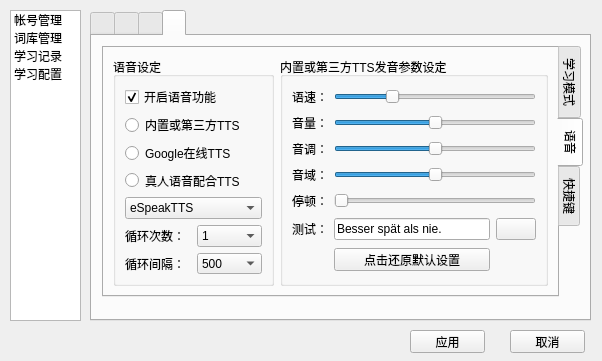
<?xml version="1.0" encoding="UTF-8"?>
<ui version="4.0">
 <class>OptionsDialog</class>
 <widget class="QDialog" name="OptionsDialog">
  <property name="geometry">
   <rect>
    <x>0</x>
    <y>0</y>
    <width>602</width>
    <height>361</height>
   </rect>
  </property>
  <property name="minimumSize">
   <size>
    <width>602</width>
    <height>361</height>
   </size>
  </property>
  <property name="maximumSize">
   <size>
    <width>602</width>
    <height>361</height>
   </size>
  </property>
  <property name="windowTitle">
   <string>    选项    </string>
  </property>
  <property name="windowIcon">
   <iconset resource="rc.qrc">
    <normaloff>:/new/prefix1/rc/actions/gear.png</normaloff>:/new/prefix1/rc/actions/gear.png</iconset>
  </property>
  <widget class="QListWidget" name="listWidget">
   <property name="geometry">
    <rect>
     <x>10</x>
     <y>10</y>
     <width>71</width>
     <height>311</height>
    </rect>
   </property>
   <property name="selectionMode">
    <enum>QAbstractItemView::SingleSelection</enum>
   </property>
   <property name="textElideMode">
    <enum>Qt::ElideMiddle</enum>
   </property>
   <property name="movement">
    <enum>QListView::Static</enum>
   </property>
   <property name="flow">
    <enum>QListView::TopToBottom</enum>
   </property>
   <property name="resizeMode">
    <enum>QListView::Fixed</enum>
   </property>
   <property name="layoutMode">
    <enum>QListView::SinglePass</enum>
   </property>
   <property name="spacing">
    <number>5</number>
   </property>
   <property name="viewMode">
    <enum>QListView::IconMode</enum>
   </property>
   <property name="modelColumn">
    <number>0</number>
   </property>
   <property name="uniformItemSizes">
    <bool>true</bool>
   </property>
   <property name="wordWrap">
    <bool>false</bool>
   </property>
   <item>
    <property name="text">
     <string>帐号管理</string>
    </property>
    <property name="icon">
     <iconset resource="rc.qrc">
      <normaloff>:/new/prefix2/rc/loginuser.png</normaloff>:/new/prefix2/rc/loginuser.png</iconset>
    </property>
   </item>
   <item>
    <property name="text">
     <string>词库管理</string>
    </property>
    <property name="icon">
     <iconset resource="rc.qrc">
      <normaloff>:/new/prefix2/rc/kontact.png</normaloff>:/new/prefix2/rc/kontact.png</iconset>
    </property>
   </item>
   <item>
    <property name="text">
     <string>学习记录</string>
    </property>
    <property name="icon">
     <iconset resource="rc.qrc">
      <normaloff>:/new/prefix1/rc/actions/history.png</normaloff>:/new/prefix1/rc/actions/history.png</iconset>
    </property>
   </item>
   <item>
    <property name="text">
     <string>学习配置</string>
    </property>
    <property name="icon">
     <iconset resource="rc.qrc">
      <normaloff>:/new/prefix1/rc/actions/tool2.png</normaloff>:/new/prefix1/rc/actions/tool2.png</iconset>
    </property>
   </item>
  </widget>
  <widget class="QTabWidget" name="tabWidget">
   <property name="geometry">
    <rect>
     <x>90</x>
     <y>10</y>
     <width>501</width>
     <height>311</height>
    </rect>
   </property>
   <property name="focusPolicy">
    <enum>Qt::NoFocus</enum>
   </property>
   <property name="tabPosition">
    <enum>QTabWidget::North</enum>
   </property>
   <property name="currentIndex">
    <number>3</number>
   </property>
   <property name="iconSize">
    <size>
     <width>32</width>
     <height>32</height>
    </size>
   </property>
   <property name="usesScrollButtons">
    <bool>true</bool>
   </property>
   <property name="documentMode">
    <bool>false</bool>
   </property>
   <property name="tabsClosable">
    <bool>false</bool>
   </property>
   <property name="movable">
    <bool>false</bool>
   </property>
   <widget class="QWidget" name="userTab">
    <attribute name="icon">
     <iconset resource="rc.qrc">
      <normaloff>:/new/prefix2/rc/loginuser.png</normaloff>:/new/prefix2/rc/loginuser.png</iconset>
    </attribute>
    <attribute name="title">
     <string/>
    </attribute>
    <widget class="QLabel" name="CurrUserLabel">
     <property name="geometry">
      <rect>
       <x>30</x>
       <y>30</y>
       <width>54</width>
       <height>21</height>
      </rect>
     </property>
     <property name="text">
      <string>当前用户：</string>
     </property>
    </widget>
    <widget class="QLineEdit" name="userLineEdit">
     <property name="geometry">
      <rect>
       <x>90</x>
       <y>30</y>
       <width>181</width>
       <height>21</height>
      </rect>
     </property>
     <property name="readOnly">
      <bool>true</bool>
     </property>
    </widget>
    <widget class="QPushButton" name="reviseKeyButton">
     <property name="geometry">
      <rect>
       <x>280</x>
       <y>30</y>
       <width>81</width>
       <height>21</height>
      </rect>
     </property>
     <property name="text">
      <string>修改密码</string>
     </property>
     <property name="icon">
      <iconset resource="rc.qrc">
       <normaloff>:/new/prefix1/rc/actions/kgpg_sign_kgpg.png</normaloff>:/new/prefix1/rc/actions/kgpg_sign_kgpg.png</iconset>
     </property>
    </widget>
    <widget class="QCheckBox" name="rememKeyCheckBox">
     <property name="geometry">
      <rect>
       <x>90</x>
       <y>140</y>
       <width>71</width>
       <height>21</height>
      </rect>
     </property>
     <property name="text">
      <string>记住密码</string>
     </property>
    </widget>
    <widget class="QCheckBox" name="autoLoginCheckBox">
     <property name="geometry">
      <rect>
       <x>200</x>
       <y>140</y>
       <width>71</width>
       <height>21</height>
      </rect>
     </property>
     <property name="text">
      <string>自动登录</string>
     </property>
    </widget>
    <widget class="QLabel" name="creatlabel">
     <property name="geometry">
      <rect>
       <x>30</x>
       <y>70</y>
       <width>54</width>
       <height>21</height>
      </rect>
     </property>
     <property name="text">
      <string>建号时间：</string>
     </property>
    </widget>
    <widget class="QLineEdit" name="creatLineEdit">
     <property name="geometry">
      <rect>
       <x>90</x>
       <y>70</y>
       <width>181</width>
       <height>21</height>
      </rect>
     </property>
     <property name="readOnly">
      <bool>true</bool>
     </property>
    </widget>
    <widget class="QLabel" name="lastlabel">
     <property name="geometry">
      <rect>
       <x>30</x>
       <y>110</y>
       <width>54</width>
       <height>21</height>
      </rect>
     </property>
     <property name="text">
      <string>最后登录：</string>
     </property>
    </widget>
    <widget class="QLineEdit" name="lastLineEdit">
     <property name="geometry">
      <rect>
       <x>90</x>
       <y>110</y>
       <width>181</width>
       <height>21</height>
      </rect>
     </property>
     <property name="readOnly">
      <bool>true</bool>
     </property>
    </widget>
    <widget class="QLabel" name="infolabel">
     <property name="geometry">
      <rect>
       <x>30</x>
       <y>170</y>
       <width>331</width>
       <height>31</height>
      </rect>
     </property>
     <property name="text">
      <string/>
     </property>
    </widget>
    <widget class="QPushButton" name="forgetKeyButton">
     <property name="geometry">
      <rect>
       <x>280</x>
       <y>70</y>
       <width>81</width>
       <height>21</height>
      </rect>
     </property>
     <property name="text">
      <string>忘记密码</string>
     </property>
     <property name="icon">
      <iconset resource="rc.qrc">
       <normaloff>:/new/prefix1/rc/actions/kgpg_info_kgpg.png</normaloff>:/new/prefix1/rc/actions/kgpg_info_kgpg.png</iconset>
     </property>
    </widget>
    <widget class="QLabel" name="icolabel">
     <property name="geometry">
      <rect>
       <x>390</x>
       <y>170</y>
       <width>81</width>
       <height>71</height>
      </rect>
     </property>
     <property name="text">
      <string/>
     </property>
     <property name="pixmap">
      <pixmap resource="rc.qrc">:/new/prefix1/rc/actions/user_properties.png</pixmap>
     </property>
     <property name="scaledContents">
      <bool>true</bool>
     </property>
    </widget>
   </widget>
   <widget class="QWidget" name="bookTab">
    <attribute name="icon">
     <iconset resource="rc.qrc">
      <normaloff>:/new/prefix2/rc/kontact.png</normaloff>:/new/prefix2/rc/kontact.png</iconset>
    </attribute>
    <attribute name="title">
     <string/>
    </attribute>
    <widget class="QPushButton" name="addButton">
     <property name="geometry">
      <rect>
       <x>410</x>
       <y>10</y>
       <width>81</width>
       <height>31</height>
      </rect>
     </property>
     <property name="text">
      <string>添加词库</string>
     </property>
     <property name="icon">
      <iconset resource="rc.qrc">
       <normaloff>:/new/prefix1/rc/actions/add.png</normaloff>:/new/prefix1/rc/actions/add.png</iconset>
     </property>
    </widget>
    <widget class="QPushButton" name="removeButton">
     <property name="geometry">
      <rect>
       <x>410</x>
       <y>50</y>
       <width>81</width>
       <height>31</height>
      </rect>
     </property>
     <property name="text">
      <string>移除词库</string>
     </property>
     <property name="icon">
      <iconset resource="rc.qrc">
       <normaloff>:/new/prefix1/rc/actions/remove.png</normaloff>:/new/prefix1/rc/actions/remove.png</iconset>
     </property>
    </widget>
    <widget class="QLabel" name="booklabel">
     <property name="geometry">
      <rect>
       <x>410</x>
       <y>180</y>
       <width>81</width>
       <height>81</height>
      </rect>
     </property>
     <property name="text">
      <string/>
     </property>
     <property name="pixmap">
      <pixmap resource="rc.qrc">:/new/prefix1/rc/actions/sayabout.png</pixmap>
     </property>
     <property name="scaledContents">
      <bool>true</bool>
     </property>
    </widget>
    <widget class="QTableView" name="bookTableView">
     <property name="geometry">
      <rect>
       <x>10</x>
       <y>10</y>
       <width>391</width>
       <height>251</height>
      </rect>
     </property>
     <property name="focusPolicy">
      <enum>Qt::NoFocus</enum>
     </property>
     <property name="editTriggers">
      <set>QAbstractItemView::NoEditTriggers</set>
     </property>
     <property name="alternatingRowColors">
      <bool>true</bool>
     </property>
     <property name="selectionMode">
      <enum>QAbstractItemView::NoSelection</enum>
     </property>
     <property name="selectionBehavior">
      <enum>QAbstractItemView::SelectRows</enum>
     </property>
    </widget>
    <widget class="QWidget" name="widget" native="true">
     <property name="geometry">
      <rect>
       <x>-1</x>
       <y>-1</y>
       <width>501</width>
       <height>271</height>
      </rect>
     </property>
    </widget>
    <zorder>widget</zorder>
    <zorder>addButton</zorder>
    <zorder>removeButton</zorder>
    <zorder>booklabel</zorder>
    <zorder>bookTableView</zorder>
   </widget>
   <widget class="QWidget" name="studyTab">
    <attribute name="icon">
     <iconset resource="rc.qrc">
      <normaloff>:/new/prefix1/rc/actions/history.png</normaloff>:/new/prefix1/rc/actions/history.png</iconset>
    </attribute>
    <attribute name="title">
     <string/>
    </attribute>
    <widget class="QTableView" name="studyRecordTableView">
     <property name="geometry">
      <rect>
       <x>10</x>
       <y>40</y>
       <width>481</width>
       <height>221</height>
      </rect>
     </property>
     <property name="palette">
      <palette>
       <active>
        <colorrole role="Base">
         <brush brushstyle="SolidPattern">
          <color alpha="255">
           <red>255</red>
           <green>255</green>
           <blue>255</blue>
          </color>
         </brush>
        </colorrole>
       </active>
       <inactive>
        <colorrole role="Base">
         <brush brushstyle="SolidPattern">
          <color alpha="255">
           <red>255</red>
           <green>255</green>
           <blue>255</blue>
          </color>
         </brush>
        </colorrole>
       </inactive>
       <disabled>
        <colorrole role="Base">
         <brush brushstyle="SolidPattern">
          <color alpha="255">
           <red>240</red>
           <green>240</green>
           <blue>240</blue>
          </color>
         </brush>
        </colorrole>
       </disabled>
      </palette>
     </property>
     <property name="focusPolicy">
      <enum>Qt::NoFocus</enum>
     </property>
     <property name="alternatingRowColors">
      <bool>true</bool>
     </property>
     <property name="selectionMode">
      <enum>QAbstractItemView::NoSelection</enum>
     </property>
     <property name="selectionBehavior">
      <enum>QAbstractItemView::SelectRows</enum>
     </property>
    </widget>
    <widget class="QLabel" name="label">
     <property name="geometry">
      <rect>
       <x>10</x>
       <y>11</y>
       <width>51</width>
       <height>20</height>
      </rect>
     </property>
     <property name="text">
      <string>学习记录</string>
     </property>
    </widget>
    <widget class="QPushButton" name="deleteRecordButton">
     <property name="geometry">
      <rect>
       <x>420</x>
       <y>10</y>
       <width>71</width>
       <height>21</height>
      </rect>
     </property>
     <property name="text">
      <string>删除</string>
     </property>
     <property name="icon">
      <iconset resource="rc.qrc">
       <normaloff>:/new/prefix1/rc/actions/remove.png</normaloff>:/new/prefix1/rc/actions/remove.png</iconset>
     </property>
    </widget>
    <widget class="QLineEdit" name="SearchLineEdit">
     <property name="geometry">
      <rect>
       <x>90</x>
       <y>10</y>
       <width>231</width>
       <height>21</height>
      </rect>
     </property>
    </widget>
    <widget class="QPushButton" name="ShowAllPushButton">
     <property name="geometry">
      <rect>
       <x>330</x>
       <y>10</y>
       <width>81</width>
       <height>21</height>
      </rect>
     </property>
     <property name="sizePolicy">
      <sizepolicy hsizetype="Minimum" vsizetype="Fixed">
       <horstretch>0</horstretch>
       <verstretch>0</verstretch>
      </sizepolicy>
     </property>
     <property name="text">
      <string>显示全表</string>
     </property>
     <property name="icon">
      <iconset resource="rc.qrc">
       <normaloff>:/new/prefix1/rc/actions/sayabout.png</normaloff>:/new/prefix1/rc/actions/sayabout.png</iconset>
     </property>
    </widget>
   </widget>
   <widget class="QWidget" name="configTab">
    <attribute name="icon">
     <iconset resource="rc.qrc">
      <normaloff>:/new/prefix1/rc/actions/tool2.png</normaloff>:/new/prefix1/rc/actions/tool2.png</iconset>
    </attribute>
    <attribute name="title">
     <string/>
    </attribute>
    <widget class="QTabWidget" name="ConfigTabWidget">
     <property name="geometry">
      <rect>
       <x>10</x>
       <y>10</y>
       <width>481</width>
       <height>251</height>
      </rect>
     </property>
     <property name="focusPolicy">
      <enum>Qt::NoFocus</enum>
     </property>
     <property name="tabPosition">
      <enum>QTabWidget::East</enum>
     </property>
     <property name="tabShape">
      <enum>QTabWidget::Rounded</enum>
     </property>
     <property name="currentIndex">
      <number>1</number>
     </property>
     <property name="iconSize">
      <size>
       <width>19</width>
       <height>24</height>
      </size>
     </property>
     <property name="elideMode">
      <enum>Qt::ElideMiddle</enum>
     </property>
     <widget class="QWidget" name="LearnTab">
      <attribute name="icon">
       <iconset resource="rc.qrc">
        <normaloff>:/new/prefix1/rc/actions/configure_shortcuts.png</normaloff>:/new/prefix1/rc/actions/configure_shortcuts.png</iconset>
      </attribute>
      <attribute name="title">
       <string>学习模式</string>
      </attribute>
      <widget class="QGroupBox" name="LearnMethodGroupBox">
       <property name="geometry">
        <rect>
         <x>20</x>
         <y>20</y>
         <width>131</width>
         <height>211</height>
        </rect>
       </property>
       <property name="title">
        <string>学习方式</string>
       </property>
       <widget class="QComboBox" name="LearnMethodComboBox">
        <property name="geometry">
         <rect>
          <x>10</x>
          <y>80</y>
          <width>91</width>
          <height>22</height>
         </rect>
        </property>
        <property name="currentIndex">
         <number>-1</number>
        </property>
        <item>
         <property name="text">
          <string>出词忆义</string>
         </property>
        </item>
        <item>
         <property name="text">
          <string>出义忆词</string>
         </property>
        </item>
        <item>
         <property name="text">
          <string>听音辨词</string>
         </property>
        </item>
       </widget>
       <widget class="QLabel" name="LearnLabel">
        <property name="geometry">
         <rect>
          <x>10</x>
          <y>50</y>
          <width>81</width>
          <height>16</height>
         </rect>
        </property>
        <property name="text">
         <string>学习方式选择：</string>
        </property>
       </widget>
      </widget>
      <widget class="QGroupBox" name="OutGroupBox">
       <property name="geometry">
        <rect>
         <x>160</x>
         <y>20</y>
         <width>271</width>
         <height>91</height>
        </rect>
       </property>
       <property name="title">
        <string>出词顺序</string>
       </property>
       <widget class="QRadioButton" name="OutOrderlyRadioButton">
        <property name="geometry">
         <rect>
          <x>50</x>
          <y>30</y>
          <width>51</width>
          <height>31</height>
         </rect>
        </property>
        <property name="text">
         <string>顺序</string>
        </property>
       </widget>
       <widget class="QRadioButton" name="OutRandomRadioButton">
        <property name="geometry">
         <rect>
          <x>140</x>
          <y>30</y>
          <width>51</width>
          <height>31</height>
         </rect>
        </property>
        <property name="text">
         <string>随机</string>
        </property>
        <property name="checked">
         <bool>true</bool>
        </property>
       </widget>
      </widget>
      <widget class="QGroupBox" name="ReviewGroupBox">
       <property name="geometry">
        <rect>
         <x>160</x>
         <y>120</y>
         <width>271</width>
         <height>111</height>
        </rect>
       </property>
       <property name="title">
        <string>复习顺序</string>
       </property>
       <widget class="QRadioButton" name="ReviewOrderlyRadioButton">
        <property name="geometry">
         <rect>
          <x>50</x>
          <y>40</y>
          <width>51</width>
          <height>31</height>
         </rect>
        </property>
        <property name="text">
         <string>顺序</string>
        </property>
       </widget>
       <widget class="QRadioButton" name="ReviewRandomRadioButton">
        <property name="geometry">
         <rect>
          <x>140</x>
          <y>40</y>
          <width>51</width>
          <height>31</height>
         </rect>
        </property>
        <property name="text">
         <string>随机</string>
        </property>
        <property name="checked">
         <bool>true</bool>
        </property>
       </widget>
      </widget>
     </widget>
     <widget class="QWidget" name="SoundTab">
      <attribute name="icon">
       <iconset resource="rc.qrc">
        <normaloff>:/new/prefix1/rc/actions/speaker.png</normaloff>:/new/prefix1/rc/actions/speaker.png</iconset>
      </attribute>
      <attribute name="title">
       <string>语音</string>
      </attribute>
      <layout class="QGridLayout" name="gridLayout_3" columnstretch="3,5">
       <item row="0" column="1">
        <widget class="QGroupBox" name="SoundParameterGroupBox">
         <property name="title">
          <string>内置或第三方TTS发音参数设定</string>
         </property>
         <layout class="QGridLayout" name="gridLayout_2">
          <property name="sizeConstraint">
           <enum>QLayout::SetDefaultConstraint</enum>
          </property>
          <item row="0" column="0">
           <widget class="QLabel" name="SoundSpeedLabel">
            <property name="text">
             <string>语速：</string>
            </property>
           </widget>
          </item>
          <item row="0" column="1" colspan="2">
           <widget class="QSlider" name="SSpeedSlider">
            <property name="minimum">
             <number>80</number>
            </property>
            <property name="maximum">
             <number>450</number>
            </property>
            <property name="value">
             <number>180</number>
            </property>
            <property name="orientation">
             <enum>Qt::Horizontal</enum>
            </property>
            <property name="invertedAppearance">
             <bool>false</bool>
            </property>
            <property name="invertedControls">
             <bool>false</bool>
            </property>
            <property name="tickPosition">
             <enum>QSlider::NoTicks</enum>
            </property>
           </widget>
          </item>
          <item row="1" column="0">
           <widget class="QLabel" name="SVolumeLabel">
            <property name="frameShape">
             <enum>QFrame::NoFrame</enum>
            </property>
            <property name="text">
             <string>音量：</string>
            </property>
           </widget>
          </item>
          <item row="1" column="1" colspan="2">
           <widget class="QSlider" name="SVolumeSlider">
            <property name="maximum">
             <number>200</number>
            </property>
            <property name="value">
             <number>100</number>
            </property>
            <property name="orientation">
             <enum>Qt::Horizontal</enum>
            </property>
            <property name="tickPosition">
             <enum>QSlider::NoTicks</enum>
            </property>
            <property name="tickInterval">
             <number>0</number>
            </property>
           </widget>
          </item>
          <item row="2" column="0">
           <widget class="QLabel" name="SPitchLabel">
            <property name="text">
             <string>音调：</string>
            </property>
           </widget>
          </item>
          <item row="2" column="1" colspan="2">
           <widget class="QSlider" name="SPitchSlider">
            <property name="maximum">
             <number>100</number>
            </property>
            <property name="value">
             <number>50</number>
            </property>
            <property name="orientation">
             <enum>Qt::Horizontal</enum>
            </property>
            <property name="tickPosition">
             <enum>QSlider::NoTicks</enum>
            </property>
           </widget>
          </item>
          <item row="4" column="0">
           <widget class="QLabel" name="GapLabel">
            <property name="text">
             <string>停顿：</string>
            </property>
           </widget>
          </item>
          <item row="4" column="1" colspan="2">
           <widget class="QSlider" name="GapSlider">
            <property name="minimum">
             <number>1</number>
            </property>
            <property name="maximum">
             <number>100</number>
            </property>
            <property name="value">
             <number>1</number>
            </property>
            <property name="orientation">
             <enum>Qt::Horizontal</enum>
            </property>
            <property name="tickPosition">
             <enum>QSlider::NoTicks</enum>
            </property>
           </widget>
          </item>
          <item row="5" column="0">
           <widget class="QLabel" name="TestSoundLabel">
            <property name="text">
             <string>测试：</string>
            </property>
           </widget>
          </item>
          <item row="5" column="1">
           <widget class="QLineEdit" name="TestSoundLineEdit">
            <property name="text">
             <string>Besser spät als nie.</string>
            </property>
           </widget>
          </item>
          <item row="5" column="2">
           <widget class="QPushButton" name="TestSondButton">
            <property name="focusPolicy">
             <enum>Qt::NoFocus</enum>
            </property>
            <property name="text">
             <string/>
            </property>
            <property name="icon">
             <iconset resource="rc.qrc">
              <normaloff>:/new/prefix1/rc/actions/start.png</normaloff>:/new/prefix1/rc/actions/start.png</iconset>
            </property>
           </widget>
          </item>
          <item row="3" column="0">
           <widget class="QLabel" name="PRangeLabel">
            <property name="text">
             <string>音域：</string>
            </property>
           </widget>
          </item>
          <item row="3" column="1" colspan="2">
           <widget class="QSlider" name="PRangeSlider">
            <property name="maximum">
             <number>100</number>
            </property>
            <property name="value">
             <number>50</number>
            </property>
            <property name="orientation">
             <enum>Qt::Horizontal</enum>
            </property>
            <property name="tickPosition">
             <enum>QSlider::NoTicks</enum>
            </property>
           </widget>
          </item>
          <item row="6" column="1">
           <widget class="QPushButton" name="BackToSysButton">
            <property name="sizePolicy">
             <sizepolicy hsizetype="Minimum" vsizetype="Fixed">
              <horstretch>0</horstretch>
              <verstretch>0</verstretch>
             </sizepolicy>
            </property>
            <property name="maximumSize">
             <size>
              <width>200</width>
              <height>23</height>
             </size>
            </property>
            <property name="font">
             <font>
              <family>ADMUI3Lg</family>
              <underline>false</underline>
             </font>
            </property>
            <property name="text">
             <string>点击还原默认设置</string>
            </property>
            <property name="default">
             <bool>false</bool>
            </property>
            <property name="flat">
             <bool>false</bool>
            </property>
           </widget>
          </item>
         </layout>
        </widget>
       </item>
       <item row="0" column="0">
        <widget class="QGroupBox" name="CircleGroupBox">
         <property name="title">
          <string>语音设定</string>
         </property>
         <property name="flat">
          <bool>false</bool>
         </property>
         <layout class="QGridLayout" name="gridLayout">
          <item row="0" column="0" colspan="2">
           <widget class="QCheckBox" name="SoundCheckBox">
            <property name="text">
             <string>开启语音功能</string>
            </property>
            <property name="checked">
             <bool>true</bool>
            </property>
           </widget>
          </item>
          <item row="1" column="0" colspan="2">
           <widget class="QRadioButton" name="TTSRadioButton">
            <property name="text">
             <string>内置或第三方TTS</string>
            </property>
           </widget>
          </item>
          <item row="2" column="0" colspan="2">
           <widget class="QRadioButton" name="OnlineRadioButton">
            <property name="text">
             <string>Google在线TTS</string>
            </property>
           </widget>
          </item>
          <item row="3" column="0" colspan="2">
           <widget class="QRadioButton" name="Real_TTSRadioButton">
            <property name="text">
             <string>真人语音配合TTS</string>
            </property>
            <property name="checkable">
             <bool>true</bool>
            </property>
           </widget>
          </item>
          <item row="5" column="0">
           <widget class="QLabel" name="TimeLabel">
            <property name="text">
             <string>循环次数：</string>
            </property>
           </widget>
          </item>
          <item row="5" column="1">
           <widget class="QComboBox" name="TimeComboBox">
            <property name="currentIndex">
             <number>0</number>
            </property>
            <item>
             <property name="text">
              <string>1</string>
             </property>
            </item>
            <item>
             <property name="text">
              <string>2</string>
             </property>
            </item>
            <item>
             <property name="text">
              <string>3</string>
             </property>
            </item>
            <item>
             <property name="text">
              <string>4</string>
             </property>
            </item>
            <item>
             <property name="text">
              <string>5</string>
             </property>
            </item>
           </widget>
          </item>
          <item row="6" column="0">
           <widget class="QLabel" name="IntervalLabel">
            <property name="text">
             <string>循环间隔：</string>
            </property>
           </widget>
          </item>
          <item row="6" column="1">
           <widget class="QComboBox" name="IntervalComboBox">
            <property name="currentIndex">
             <number>0</number>
            </property>
            <item>
             <property name="text">
              <string>500</string>
             </property>
            </item>
            <item>
             <property name="text">
              <string>800</string>
             </property>
            </item>
            <item>
             <property name="text">
              <string>1000</string>
             </property>
            </item>
            <item>
             <property name="text">
              <string>1300</string>
             </property>
            </item>
            <item>
             <property name="text">
              <string>1600</string>
             </property>
            </item>
            <item>
             <property name="text">
              <string>2000</string>
             </property>
            </item>
           </widget>
          </item>
          <item row="4" column="0" colspan="2">
           <widget class="QComboBox" name="TTSComboBox">
            <item>
             <property name="text">
              <string>eSpeakTTS</string>
             </property>
            </item>
           </widget>
          </item>
         </layout>
        </widget>
       </item>
      </layout>
     </widget>
     <widget class="QWidget" name="ShortcutsTab">
      <attribute name="icon">
       <iconset resource="rc.qrc">
        <normaloff>:/new/prefix1/rc/actions/transform_move.png</normaloff>:/new/prefix1/rc/actions/transform_move.png</iconset>
      </attribute>
      <attribute name="title">
       <string>快捷键</string>
      </attribute>
      <widget class="QLabel" name="RememLabel">
       <property name="geometry">
        <rect>
         <x>30</x>
         <y>40</y>
         <width>31</width>
         <height>20</height>
        </rect>
       </property>
       <property name="text">
        <string>记得：</string>
       </property>
      </widget>
      <widget class="QLineEdit" name="RememLineEdit">
       <property name="geometry">
        <rect>
         <x>70</x>
         <y>40</y>
         <width>31</width>
         <height>21</height>
        </rect>
       </property>
       <property name="font">
        <font>
         <family>Arial</family>
         <pointsize>10</pointsize>
         <weight>75</weight>
         <bold>true</bold>
        </font>
       </property>
       <property name="text">
        <string/>
       </property>
      </widget>
      <widget class="QLabel" name="ObscureLabel">
       <property name="geometry">
        <rect>
         <x>180</x>
         <y>40</y>
         <width>31</width>
         <height>20</height>
        </rect>
       </property>
       <property name="text">
        <string>模糊：</string>
       </property>
      </widget>
      <widget class="QLineEdit" name="ObscureLineEdit">
       <property name="geometry">
        <rect>
         <x>220</x>
         <y>40</y>
         <width>31</width>
         <height>20</height>
        </rect>
       </property>
       <property name="font">
        <font>
         <family>Arial</family>
         <pointsize>10</pointsize>
         <weight>75</weight>
         <bold>true</bold>
        </font>
       </property>
       <property name="text">
        <string/>
       </property>
      </widget>
      <widget class="QLabel" name="ForgetLabel">
       <property name="geometry">
        <rect>
         <x>310</x>
         <y>40</y>
         <width>31</width>
         <height>20</height>
        </rect>
       </property>
       <property name="text">
        <string>忘记：</string>
       </property>
      </widget>
      <widget class="QLineEdit" name="ForgetLineEdit">
       <property name="geometry">
        <rect>
         <x>350</x>
         <y>40</y>
         <width>31</width>
         <height>20</height>
        </rect>
       </property>
       <property name="font">
        <font>
         <family>Arial</family>
         <pointsize>10</pointsize>
         <weight>75</weight>
         <bold>true</bold>
        </font>
       </property>
       <property name="text">
        <string/>
       </property>
      </widget>
      <widget class="QLabel" name="RightLabel">
       <property name="geometry">
        <rect>
         <x>30</x>
         <y>101</y>
         <width>31</width>
         <height>20</height>
        </rect>
       </property>
       <property name="text">
        <string>正确：</string>
       </property>
      </widget>
      <widget class="QLineEdit" name="RightLineEdit">
       <property name="geometry">
        <rect>
         <x>70</x>
         <y>100</y>
         <width>31</width>
         <height>20</height>
        </rect>
       </property>
       <property name="font">
        <font>
         <family>Arial</family>
         <pointsize>10</pointsize>
         <weight>75</weight>
         <bold>true</bold>
        </font>
       </property>
       <property name="text">
        <string/>
       </property>
      </widget>
      <widget class="QLabel" name="WrongLabel">
       <property name="geometry">
        <rect>
         <x>180</x>
         <y>101</y>
         <width>31</width>
         <height>20</height>
        </rect>
       </property>
       <property name="text">
        <string>错误：</string>
       </property>
      </widget>
      <widget class="QLineEdit" name="WrongLineEdit">
       <property name="geometry">
        <rect>
         <x>220</x>
         <y>100</y>
         <width>31</width>
         <height>20</height>
        </rect>
       </property>
       <property name="font">
        <font>
         <family>Arial</family>
         <pointsize>10</pointsize>
         <weight>75</weight>
         <bold>true</bold>
        </font>
       </property>
       <property name="text">
        <string/>
       </property>
      </widget>
      <widget class="QLabel" name="SoundLabel">
       <property name="geometry">
        <rect>
         <x>30</x>
         <y>161</y>
         <width>31</width>
         <height>20</height>
        </rect>
       </property>
       <property name="text">
        <string>语音：</string>
       </property>
      </widget>
      <widget class="QLineEdit" name="SoundLineEdit">
       <property name="geometry">
        <rect>
         <x>70</x>
         <y>160</y>
         <width>31</width>
         <height>20</height>
        </rect>
       </property>
       <property name="font">
        <font>
         <family>Arial</family>
         <pointsize>10</pointsize>
         <weight>75</weight>
         <bold>true</bold>
        </font>
       </property>
       <property name="text">
        <string/>
       </property>
      </widget>
      <widget class="QLabel" name="NextLabel">
       <property name="geometry">
        <rect>
         <x>180</x>
         <y>160</y>
         <width>31</width>
         <height>21</height>
        </rect>
       </property>
       <property name="text">
        <string>下个：</string>
       </property>
      </widget>
      <widget class="QLineEdit" name="NextLineEdit">
       <property name="geometry">
        <rect>
         <x>220</x>
         <y>160</y>
         <width>31</width>
         <height>20</height>
        </rect>
       </property>
       <property name="font">
        <font>
         <family>Arial</family>
         <pointsize>10</pointsize>
         <weight>75</weight>
         <bold>true</bold>
        </font>
       </property>
       <property name="text">
        <string/>
       </property>
      </widget>
      <widget class="QLabel" name="ConfigLabel">
       <property name="geometry">
        <rect>
         <x>310</x>
         <y>160</y>
         <width>31</width>
         <height>21</height>
        </rect>
       </property>
       <property name="text">
        <string>配置：</string>
       </property>
      </widget>
      <widget class="QLineEdit" name="ConfigLineEdit">
       <property name="geometry">
        <rect>
         <x>350</x>
         <y>160</y>
         <width>31</width>
         <height>20</height>
        </rect>
       </property>
       <property name="font">
        <font>
         <family>Arial</family>
         <pointsize>10</pointsize>
         <weight>75</weight>
         <bold>true</bold>
        </font>
       </property>
       <property name="text">
        <string/>
       </property>
      </widget>
      <widget class="QLabel" name="EditWordLabel">
       <property name="geometry">
        <rect>
         <x>310</x>
         <y>101</y>
         <width>31</width>
         <height>20</height>
        </rect>
       </property>
       <property name="text">
        <string>编辑：</string>
       </property>
      </widget>
      <widget class="QLineEdit" name="EditWordLineEdit">
       <property name="geometry">
        <rect>
         <x>350</x>
         <y>100</y>
         <width>31</width>
         <height>20</height>
        </rect>
       </property>
       <property name="font">
        <font>
         <family>Arial</family>
         <pointsize>10</pointsize>
         <weight>75</weight>
         <bold>true</bold>
        </font>
       </property>
      </widget>
     </widget>
    </widget>
   </widget>
  </widget>
  <widget class="QPushButton" name="quitButton">
   <property name="geometry">
    <rect>
     <x>510</x>
     <y>330</y>
     <width>75</width>
     <height>23</height>
    </rect>
   </property>
   <property name="text">
    <string>取消</string>
   </property>
   <property name="icon">
    <iconset resource="rc.qrc">
     <normaloff>:/new/prefix1/rc/actions/editdelete.png</normaloff>:/new/prefix1/rc/actions/editdelete.png</iconset>
   </property>
  </widget>
  <widget class="QPushButton" name="applyButton">
   <property name="geometry">
    <rect>
     <x>410</x>
     <y>330</y>
     <width>75</width>
     <height>23</height>
    </rect>
   </property>
   <property name="text">
    <string>应用</string>
   </property>
   <property name="icon">
    <iconset resource="rc.qrc">
     <normaloff>:/new/prefix1/rc/actions/dialog_ok_apply.png</normaloff>:/new/prefix1/rc/actions/dialog_ok_apply.png</iconset>
   </property>
  </widget>
 </widget>
 <tabstops>
  <tabstop>listWidget</tabstop>
 </tabstops>
 <resources>
  <include location="rc.qrc"/>
 </resources>
 <connections/>
</ui>
